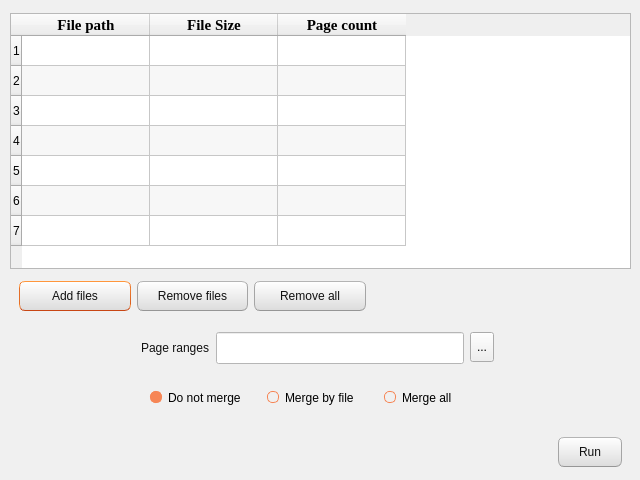
<?xml version="1.0" encoding="UTF-8"?>
<ui version="4.0">
 <class>extract</class>
 <widget class="QDialog" name="extract">
  <property name="geometry">
   <rect>
    <x>0</x>
    <y>0</y>
    <width>640</width>
    <height>480</height>
   </rect>
  </property>
  <property name="minimumSize">
   <size>
    <width>640</width>
    <height>480</height>
   </size>
  </property>
  <property name="maximumSize">
   <size>
    <width>640</width>
    <height>480</height>
   </size>
  </property>
  <property name="baseSize">
   <size>
    <width>640</width>
    <height>480</height>
   </size>
  </property>
  <property name="windowTitle">
   <string>Extract pages from one or more PDF files</string>
  </property>
  <property name="windowIcon">
   <iconset resource="media.qrc">
    <normaloff>:/media/extract.svg</normaloff>:/media/extract.svg</iconset>
  </property>
  <property name="styleSheet">
   <string notr="true">/*
Ubuntu Style Sheet for QT Applications
Author: Jaime A. Quiroga P.
Company: GTRONICK
Last updated: 01/10/2021 (dd/mm/yyyy), 15:18.
Available at: https://github.com/GTRONICK/QSS/blob/master/Ubuntu.qss
*/
QMainWindow {
	background-color:#f0f0f0;
}
QCheckBox {
	padding:2px;
}
QCheckBox:hover {
	border:1px solid rgb(255,150,60);
	border-radius:4px;
	padding: 1px;
	background-color:qlineargradient(spread:pad, x1:0.5, y1:1, x2:0.5, y2:0, stop:0 rgba(190, 90, 50, 50), stop:1 rgba(250, 130, 40, 50));
}
QCheckBox::indicator:checked {
	border:1px solid rgb(246, 134, 86);
	border-radius:4px;
  	background-color:rgb(246, 134, 86)
}
QCheckBox::indicator:unchecked {
	border-width:1px solid rgb(246, 134, 86);
	border-radius:4px;
  	background-color:rgb(255,255,255);
}
QColorDialog {
	background-color:#f0f0f0;
}
QComboBox {
	color:rgb(81,72,65);
	background: #ffffff;
}
QComboBox:editable {
	selection-color:rgb(81,72,65);
	selection-background-color: #ffffff;
}
QComboBox QAbstractItemView {
	selection-color: #ffffff;
	selection-background-color: rgb(246, 134, 86);
}
QComboBox:!editable:on, QComboBox::drop-down:editable:on {
	color:  #1e1d23;	
}
QDateTimeEdit, QDateEdit, QDoubleSpinBox, QFontComboBox {
	color:rgb(81,72,65);
	background-color: #ffffff;
}

QDialog {
	background-color:#f0f0f0;
}

QLabel,QLineEdit {
	color:rgb(17,17,17);
}
QLineEdit {
	background-color:rgb(255,255,255);
	selection-background-color:rgb(236,116,64);
}
QMenuBar {
	color:rgb(223,219,210);
	background-color:rgb(65,64,59);
}
QMenuBar::item {
	padding-top:4px;
	padding-left:4px;
	padding-right:4px;
	color:rgb(223,219,210);
	background-color:rgb(65,64,59);
}
QMenuBar::item:selected {
	color:rgb(255,255,255);
	padding-top:2px;
	padding-left:2px;
	padding-right:2px;
	border-top-width:2px;
	border-left-width:2px;
	border-right-width:2px;
	border-top-right-radius:4px;
	border-top-left-radius:4px;
	border-style:solid;
	background-color:rgb(65,64,59);
	border-top-color: rgb(47,47,44);
	border-right-color: qlineargradient(spread:pad, x1:0, y1:1, x2:1, y2:0, stop:0 rgba(90, 87, 78, 255), stop:1 rgba(47,47,44, 255));
	border-left-color:  qlineargradient(spread:pad, x1:1, y1:0, x2:0, y2:0, stop:0 rgba(90, 87, 78, 255), stop:1 rgba(47,47,44, 255));
}
QMenu {
	color:rgb(223,219,210);
	background-color:rgb(65,64,59);
}
QMenu::item {
	color:rgb(223,219,210);
	padding:4px 10px 4px 20px;
}
QMenu::item:selected {
	color:rgb(255,255,255);
	background-color: qlineargradient(spread:pad, x1:0.5, y1:1, x2:0.5, y2:0, stop:0 rgba(225, 108, 54, 255), stop:1 rgba(246, 134, 86, 255));
	border-style:solid;
	border-width:3px;
	padding:4px 7px 4px 17px;
	border-bottom-color:qlineargradient(spread:pad, x1:0.5, y1:1, x2:0.5, y2:0, stop:0 rgba(175,85,48,255), stop:1 rgba(236,114,67, 255));
	border-top-color:qlineargradient(spread:pad, x1:0.5, y1:1, x2:0.5, y2:0, stop:0 rgba(253,156,113,255), stop:1 rgba(205,90,46, 255));
	border-right-color:qlineargradient(spread:pad, x1:0, y1:0.5, x2:1, y2:0.5, stop:0 rgba(253,156,113,255), stop:1 rgba(205,90,46, 255));
	border-left-color:qlineargradient(spread:pad, x1:1, y1:0.5, x2:0, y2:0.5, stop:0 rgba(253,156,113,255), stop:1 rgba(205,90,46, 255));
}
QPlainTextEdit {
	border: 1px solid transparent;
	color:rgb(17,17,17);
	selection-background-color:rgb(236,116,64);
    background-color: #FFFFFF;
}
QProgressBar {
	text-align: center;
	color: rgb(0, 0, 0);
	border: 1px inset rgb(150,150,150); 
	border-radius: 10px;
	background-color:rgb(221,221,219);
}
QProgressBar::chunk:horizontal {
	background-color: qlineargradient(spread:pad, x1:0.5, y1:1, x2:0.5, y2:0, stop:0 rgba(225, 108, 54, 255), stop:1 rgba(246, 134, 86, 255));
	border:1px solid;
	border-radius:8px;
	border-bottom-color:qlineargradient(spread:pad, x1:0.5, y1:1, x2:0.5, y2:0, stop:0 rgba(175,85,48,255), stop:1 rgba(236,114,67, 255));
	border-top-color:qlineargradient(spread:pad, x1:0.5, y1:1, x2:0.5, y2:0, stop:0 rgba(253,156,113,255), stop:1 rgba(205,90,46, 255));
	border-right-color:qlineargradient(spread:pad, x1:0, y1:0.5, x2:1, y2:0.5, stop:0 rgba(253,156,113,255), stop:1 rgba(205,90,46, 255));
	border-left-color:qlineargradient(spread:pad, x1:1, y1:0.5, x2:0, y2:0.5, stop:0 rgba(253,156,113,255), stop:1 rgba(205,90,46, 255));
}
QPushButton{
	color:rgb(17,17,17);
	border-width: 1px;
	border-radius: 6px;
	border-bottom-color: rgb(150,150,150);
	border-right-color: rgb(165,165,165);
	border-left-color: rgb(165,165,165);
	border-top-color: rgb(180,180,180);
	border-style: solid;
	padding: 4px;
	background-color: qlineargradient(spread:pad, x1:0.5, y1:1, x2:0.5, y2:0, stop:0 rgba(220, 220, 220, 255), stop:1 rgba(255, 255, 255, 255));
}
QPushButton:hover{
	color:rgb(17,17,17);
	border-width: 1px;
	border-radius:6px;
	border-top-color: rgb(255,150,60);
	border-right-color: qlineargradient(spread:pad, x1:0, y1:1, x2:1, y2:0, stop:0 rgba(200, 70, 20, 255), stop:1 rgba(255,150,60, 255));
	border-left-color:  qlineargradient(spread:pad, x1:1, y1:0, x2:0, y2:0, stop:0 rgba(200, 70, 20, 255), stop:1 rgba(255,150,60, 255));
	border-bottom-color: rgb(200,70,20);
	border-style: solid;
	padding: 2px;
	background-color: qlineargradient(spread:pad, x1:0.5, y1:1, x2:0.5, y2:0, stop:0 rgba(220, 220, 220, 255), stop:1 rgba(255, 255, 255, 255));
}
QPushButton:default{
	color:rgb(17,17,17);
	border-width: 1px;
	border-radius:6px;
	border-top-color: rgb(255,150,60);
	border-right-color: qlineargradient(spread:pad, x1:0, y1:1, x2:1, y2:0, stop:0 rgba(200, 70, 20, 255), stop:1 rgba(255,150,60, 255));
	border-left-color:  qlineargradient(spread:pad, x1:1, y1:0, x2:0, y2:0, stop:0 rgba(200, 70, 20, 255), stop:1 rgba(255,150,60, 255));
	border-bottom-color: rgb(200,70,20);
	border-style: solid;
	padding: 2px;
	background-color: qlineargradient(spread:pad, x1:0.5, y1:1, x2:0.5, y2:0, stop:0 rgba(220, 220, 220, 255), stop:1 rgba(255, 255, 255, 255));
}
QPushButton:pressed{
	color:rgb(17,17,17);
	border-width: 1px;
	border-radius: 6px;
	border-width: 1px;
	border-top-color: rgba(255,150,60,200);
	border-right-color: qlineargradient(spread:pad, x1:0, y1:1, x2:1, y2:0, stop:0 rgba(200, 70, 20, 255), stop:1 rgba(255,150,60, 200));
	border-left-color:  qlineargradient(spread:pad, x1:1, y1:0, x2:0, y2:0, stop:0 rgba(200, 70, 20, 255), stop:1 rgba(255,150,60, 200));
	border-bottom-color: rgba(200,70,20,200);
	border-style: solid;
	padding: 2px;
	background-color: qlineargradient(spread:pad, x1:0.5, y1:0, x2:0.5, y2:1, stop:0 rgba(220, 220, 220, 255), stop:1 rgba(255, 255, 255, 255));
}
QPushButton:disabled{
	color:rgb(174,167,159);
	border-width: 1px;
	border-radius: 6px;
	background-color: qlineargradient(spread:pad, x1:0.5, y1:1, x2:0.5, y2:0, stop:0 rgba(200, 200, 200, 255), stop:1 rgba(230, 230, 230, 255));
}
QRadioButton {
	padding: 1px;
}
QRadioButton::indicator:checked {
	height: 10px;
	width: 10px;
	border-style:solid;
	border-radius:5px;
	border-width: 1px;
	border-color: rgba(246, 134, 86, 255);
	color: #a9b7c6;
	background-color:rgba(246, 134, 86, 255);
}
QRadioButton::indicator:!checked {
	height: 10px;
	width: 10px;
	border-style:solid;
	border-radius:5px;
	border-width: 1px;
	border-color: rgb(246, 134, 86);
	color: #a9b7c6;
	background-color: transparent;
}
QScrollArea {
	color: white;
	background-color:#f0f0f0;
}
QSlider::groove {
	border-style: solid;
	border-width: 1px;
	border-color: rgb(207,207,207);
}
QSlider::groove:horizontal {
	height: 5px;
	background: rgb(246, 134, 86);
}
QSlider::groove:vertical {
	width: 5px;
	background: rgb(246, 134, 86);
}
QSlider::handle:horizontal {
	background: rgb(253,253,253);
	border-style: solid;
	border-width: 1px;
	border-color: rgb(207,207,207);
	width: 12px;
	margin: -5px 0;
	border-radius: 7px;
}
QSlider::handle:vertical {
	background: rgb(253,253,253);
	border-style: solid;
	border-width: 1px;
	border-color: rgb(207,207,207);
	height: 12px;
	margin: 0 -5px;
	border-radius: 7px;
}
QSlider::add-page:horizontal, QSlider::add-page:vertical {
 	background: white;
}
QSlider::sub-page:horizontal, QSlider::sub-page:vertical {
	background: rgb(246, 134, 86);
}
QStatusBar, QSpinBox {
	color:rgb(81,72,65);
}
QSpinBox {
	background-color: #ffffff;
}
QScrollBar:horizontal {
	max-height: 20px;
	border: 1px transparent;
	margin: 0px 20px 0px 20px;
}
QScrollBar::handle:horizontal {
	background: rgb(253,253,253);
	border: 1px solid rgb(207,207,207);
	border-radius: 7px;
	min-width: 25px;
}
QScrollBar::handle:horizontal:hover {
	background: rgb(253,253,253);
	border: 1px solid rgb(255,150,60);
	border-radius: 7px;
	min-width: 25px;
}
QScrollBar::add-line:horizontal {
  	border: 1px solid rgb(207,207,207);
  	border-top-right-radius: 7px;
  	border-top-left-radius: 7px;
  	border-bottom-right-radius: 7px;
  	background: rgb(255, 255, 255);
  	width: 20px;
  	subcontrol-position: right;
  	subcontrol-origin: margin;
}
QScrollBar::add-line:horizontal:hover {
  	border: 1px solid rgb(255,150,60);
  	border-top-right-radius: 7px;
  	border-top-left-radius: 7px;
  	border-bottom-right-radius: 7px;
  	background: rgb(255, 255, 255);
  	width: 20px;
  	subcontrol-position: right;
  	subcontrol-origin: margin;
}
QScrollBar::add-line:horizontal:pressed {
  	border: 1px solid grey;
  	border-top-left-radius: 7px;
  	border-top-right-radius: 7px;
  	border-bottom-right-radius: 7px;
  	background: rgb(231,231,231);
  	width: 20px;
  	subcontrol-position: right;
  	subcontrol-origin: margin;
}
QScrollBar::sub-line:horizontal {
  	border: 1px solid rgb(207,207,207);
  	border-top-right-radius: 7px;
  	border-top-left-radius: 7px;
  	border-bottom-left-radius: 7px;
  	background: rgb(255, 255, 255);
  	width: 20px;
  	subcontrol-position: left;
  	subcontrol-origin: margin;
}
QScrollBar::sub-line:horizontal:hover {
  	border: 1px solid rgb(255,150,60);
  	border-top-right-radius: 7px;
  	border-top-left-radius: 7px;
  	border-bottom-left-radius: 7px;
  	background: rgb(255, 255, 255);
  	width: 20px;
  	subcontrol-position: left;
  	subcontrol-origin: margin;
}
QScrollBar::sub-line:horizontal:pressed {
  	border: 1px solid grey;
  	border-top-right-radius: 7px;
  	border-top-left-radius: 7px;
  	border-bottom-left-radius: 7px;
  	background: rgb(231,231,231);
  	width: 20px;
  	subcontrol-position: left;
  	subcontrol-origin: margin;
}
QScrollBar::left-arrow:horizontal {
  	border: 1px transparent grey;
  	border-top-left-radius: 3px;
  	border-bottom-left-radius: 3px;
  	width: 6px;
  	height: 6px;
  	background: rgb(230,230,230);
}
QScrollBar::right-arrow:horizontal {
	border: 1px transparent grey;
	border-top-right-radius: 3px;
	border-bottom-right-radius: 3px;
  	width: 6px;
  	height: 6px;
 	background: rgb(230,230,230);
}
QScrollBar::add-page:horizontal, QScrollBar::sub-page:horizontal {
 	background: none;
} 
QScrollBar:vertical {
	max-width: 20px;
	border: 1px transparent grey;
	margin: 20px 0px 20px 0px;
}
QScrollBar::add-line:vertical {
	border: 1px solid;
	border-color: rgb(207,207,207);
	border-bottom-right-radius: 7px;
	border-bottom-left-radius: 7px;
	border-top-left-radius: 7px;
	background: rgb(255, 255, 255);
  	height: 20px;
  	subcontrol-position: bottom;
  	subcontrol-origin: margin;
}
QScrollBar::add-line:vertical:hover {
  	border: 1px solid;
  	border-color: rgb(255,150,60);
  	border-bottom-right-radius: 7px;
  	border-bottom-left-radius: 7px;
  	border-top-left-radius: 7px;
  	background: rgb(255, 255, 255);
  	height: 20px;
  	subcontrol-position: bottom;
  	subcontrol-origin: margin;
}
QScrollBar::add-line:vertical:pressed {
  	border: 1px solid grey;
  	border-bottom-left-radius: 7px;
  	border-bottom-right-radius: 7px;
  	border-top-left-radius: 7px;
  	background: rgb(231,231,231);
  	height: 20px;
  	subcontrol-position: bottom;
  	subcontrol-origin: margin;
}
QScrollBar::sub-line:vertical {
  	border: 1px solid rgb(207,207,207);
  	border-top-right-radius: 7px;
  	border-top-left-radius: 7px;
  	border-bottom-left-radius: 7px;
  	background: rgb(255, 255, 255);
  	height: 20px;
  	subcontrol-position: top;
  	subcontrol-origin: margin;
}
QScrollBar::sub-line:vertical:hover {
  	border: 1px solid rgb(255,150,60);
  	border-top-right-radius: 7px;
  	border-top-left-radius: 7px;
  	border-bottom-left-radius: 7px;
	background: rgb(255, 255, 255);
  	height: 20px;
  	subcontrol-position: top;
  	subcontrol-origin: margin;
}
QScrollBar::sub-line:vertical:pressed {
  	border: 1px solid grey;
  	border-top-left-radius: 7px;
  	border-top-right-radius: 7px;
  	background: rgb(231,231,231);
 	height: 20px;
  	subcontrol-position: top;
  	subcontrol-origin: margin;
}
QScrollBar::handle:vertical {
	background: rgb(253,253,253);
	border: 1px solid rgb(207,207,207);
	border-radius: 7px;
	min-height: 25px;
}
QScrollBar::handle:vertical:hover {
	background: rgb(253,253,253);
	border: 1px solid rgb(255,150,60);
	border-radius: 7px;
	min-height: 25px;
}
QScrollBar::up-arrow:vertical {
	border: 1px transparent grey;
  	border-top-left-radius: 3px;
	border-top-right-radius: 3px;
  	width: 6px;
  	height: 6px;
  	background: rgb(230,230,230);
}
QScrollBar::down-arrow:vertical {
  	border: 1px transparent grey;
  	border-bottom-left-radius: 3px;
  	border-bottom-right-radius: 3px;
  	width: 6px;
  	height: 6px;
  	background: rgb(230,230,230);
}
QScrollBar::add-page:vertical, QScrollBar::sub-page:vertical {
  	background: none;
}
QTabWidget {
	color:rgb(0,0,0);
	background-color:rgb(247,246,246);
}
QTabWidget::pane {
	border-color: rgb(180,180,180);
	background-color:rgb(247,246,246);
	border-style: solid;
	border-width: 1px;
  	border-radius: 6px;
}
QTabBar::tab {
	padding-left:4px;
	padding-right:4px;
	padding-bottom:2px;
	padding-top:2px;
	color:rgb(81,72,65);
  	background-color: qlineargradient(spread:pad, x1:0.5, y1:1, x2:0.5, y2:0, stop:0 rgba(221,218,217,255), stop:1 rgba(240,239,238,255));
	border-style: solid;
	border-width: 1px;
  	border-top-right-radius:4px;
	border-top-left-radius:4px;
	border-top-color: rgb(180,180,180);
	border-left-color: rgb(180,180,180);
	border-right-color: rgb(180,180,180);
	border-bottom-color: transparent;
}
QTabBar::tab:selected, QTabBar::tab:last:selected, QTabBar::tab:hover {
  	background-color:rgb(247,246,246);
  	margin-left: 0px;
  	margin-right: 1px;
}
QTabBar::tab:!selected {
	margin-top: 1px;
	margin-right: 1px;
}
QTextEdit {
	border-width: 1px;
	border-style: solid;
	border-color:transparent;
	color:rgb(17,17,17);
	selection-background-color:rgb(236,116,64);
}
QTimeEdit, QToolBox, QToolBox::tab, QToolBox::tab:selected {
	color:rgb(81,72,65);
	background-color: #ffffff;
}</string>
  </property>
  <widget class="QWidget" name="layoutWidget">
   <property name="geometry">
    <rect>
     <x>0</x>
     <y>-10</y>
     <width>641</width>
     <height>491</height>
    </rect>
   </property>
   <layout class="QVBoxLayout" name="vbox24">
    <property name="spacing">
     <number>0</number>
    </property>
    <property name="leftMargin">
     <number>10</number>
    </property>
    <property name="topMargin">
     <number>20</number>
    </property>
    <property name="rightMargin">
     <number>10</number>
    </property>
    <property name="bottomMargin">
     <number>2</number>
    </property>
    <item>
     <widget class="QTableWidget" name="tbl24">
      <property name="minimumSize">
       <size>
        <width>360</width>
        <height>128</height>
       </size>
      </property>
      <property name="maximumSize">
       <size>
        <width>720</width>
        <height>256</height>
       </size>
      </property>
      <property name="showDropIndicator" stdset="0">
       <bool>false</bool>
      </property>
      <property name="dragEnabled">
       <bool>true</bool>
      </property>
      <property name="dragDropOverwriteMode">
       <bool>false</bool>
      </property>
      <property name="dragDropMode">
       <enum>QAbstractItemView::InternalMove</enum>
      </property>
      <property name="alternatingRowColors">
       <bool>true</bool>
      </property>
      <property name="rowCount">
       <number>7</number>
      </property>
      <property name="columnCount">
       <number>3</number>
      </property>
      <attribute name="horizontalHeaderVisible">
       <bool>true</bool>
      </attribute>
      <attribute name="horizontalHeaderCascadingSectionResizes">
       <bool>false</bool>
      </attribute>
      <attribute name="horizontalHeaderMinimumSectionSize">
       <number>64</number>
      </attribute>
      <attribute name="horizontalHeaderDefaultSectionSize">
       <number>128</number>
      </attribute>
      <row/>
      <row/>
      <row/>
      <row/>
      <row/>
      <row/>
      <row/>
      <column>
       <property name="text">
        <string>File path</string>
       </property>
       <property name="font">
        <font>
         <family>Liberation Serif</family>
         <pointsize>11</pointsize>
         <italic>false</italic>
         <bold>true</bold>
        </font>
       </property>
      </column>
      <column>
       <property name="text">
        <string>File Size</string>
       </property>
       <property name="font">
        <font>
         <family>Liberation Serif</family>
         <pointsize>11</pointsize>
         <italic>false</italic>
         <bold>true</bold>
        </font>
       </property>
      </column>
      <column>
       <property name="text">
        <string>Page count</string>
       </property>
       <property name="font">
        <font>
         <family>Liberation Serif</family>
         <pointsize>11</pointsize>
         <italic>false</italic>
         <bold>true</bold>
        </font>
       </property>
      </column>
     </widget>
    </item>
    <item>
     <widget class="QFrame" name="hbox25">
      <property name="minimumSize">
       <size>
        <width>0</width>
        <height>24</height>
       </size>
      </property>
      <property name="maximumSize">
       <size>
        <width>16777215</width>
        <height>48</height>
       </size>
      </property>
      <layout class="QHBoxLayout" name="horizontalLayout_6">
       <item>
        <widget class="QPushButton" name="btn25a">
         <property name="minimumSize">
          <size>
           <width>96</width>
           <height>24</height>
          </size>
         </property>
         <property name="maximumSize">
          <size>
           <width>128</width>
           <height>32</height>
          </size>
         </property>
         <property name="layoutDirection">
          <enum>Qt::LeftToRight</enum>
         </property>
         <property name="text">
          <string>Add files</string>
         </property>
         <property name="icon">
          <iconset resource="media.qrc">
           <normaloff>:/media/add-document.svg</normaloff>:/media/add-document.svg</iconset>
         </property>
        </widget>
       </item>
       <item>
        <widget class="QPushButton" name="btn25b">
         <property name="minimumSize">
          <size>
           <width>96</width>
           <height>24</height>
          </size>
         </property>
         <property name="maximumSize">
          <size>
           <width>128</width>
           <height>32</height>
          </size>
         </property>
         <property name="text">
          <string>Remove files</string>
         </property>
         <property name="icon">
          <iconset resource="media.qrc">
           <normaloff>:/media/document-subtract.svg</normaloff>:/media/document-subtract.svg</iconset>
         </property>
        </widget>
       </item>
       <item>
        <widget class="QPushButton" name="btn25c">
         <property name="minimumSize">
          <size>
           <width>96</width>
           <height>24</height>
          </size>
         </property>
         <property name="maximumSize">
          <size>
           <width>128</width>
           <height>32</height>
          </size>
         </property>
         <property name="text">
          <string>Remove all</string>
         </property>
         <property name="icon">
          <iconset resource="media.qrc">
           <normaloff>:/media/clean.svg</normaloff>:/media/clean.svg</iconset>
         </property>
        </widget>
       </item>
       <item>
        <spacer name="hspc25">
         <property name="orientation">
          <enum>Qt::Horizontal</enum>
         </property>
         <property name="sizeType">
          <enum>QSizePolicy::Maximum</enum>
         </property>
         <property name="sizeHint" stdset="0">
          <size>
           <width>256</width>
           <height>20</height>
          </size>
         </property>
        </spacer>
       </item>
      </layout>
     </widget>
    </item>
    <item>
     <widget class="QFrame" name="qfrm26">
      <property name="minimumSize">
       <size>
        <width>0</width>
        <height>32</height>
       </size>
      </property>
      <property name="maximumSize">
       <size>
        <width>16777215</width>
        <height>48</height>
       </size>
      </property>
      <layout class="QHBoxLayout" name="horizontalLayout_2">
       <item>
        <spacer name="hspc26a">
         <property name="orientation">
          <enum>Qt::Horizontal</enum>
         </property>
         <property name="sizeType">
          <enum>QSizePolicy::Maximum</enum>
         </property>
         <property name="sizeHint" stdset="0">
          <size>
           <width>100</width>
           <height>20</height>
          </size>
         </property>
        </spacer>
       </item>
       <item>
        <widget class="QLabel" name="icon26">
         <property name="minimumSize">
          <size>
           <width>16</width>
           <height>16</height>
          </size>
         </property>
         <property name="maximumSize">
          <size>
           <width>24</width>
           <height>24</height>
          </size>
         </property>
         <property name="text">
          <string/>
         </property>
         <property name="pixmap">
          <pixmap resource="media.qrc">:/media/page-scroll.svg</pixmap>
         </property>
         <property name="scaledContents">
          <bool>true</bool>
         </property>
        </widget>
       </item>
       <item>
        <widget class="QLabel" name="label26">
         <property name="minimumSize">
          <size>
           <width>64</width>
           <height>32</height>
          </size>
         </property>
         <property name="maximumSize">
          <size>
           <width>96</width>
           <height>48</height>
          </size>
         </property>
         <property name="text">
          <string>Page ranges</string>
         </property>
        </widget>
       </item>
       <item>
        <widget class="QLineEdit" name="lineEdit26">
         <property name="minimumSize">
          <size>
           <width>128</width>
           <height>32</height>
          </size>
         </property>
         <property name="maximumSize">
          <size>
           <width>320</width>
           <height>48</height>
          </size>
         </property>
        </widget>
       </item>
       <item>
        <widget class="QToolButton" name="tool26">
         <property name="minimumSize">
          <size>
           <width>16</width>
           <height>16</height>
          </size>
         </property>
         <property name="maximumSize">
          <size>
           <width>32</width>
           <height>32</height>
          </size>
         </property>
         <property name="baseSize">
          <size>
           <width>24</width>
           <height>24</height>
          </size>
         </property>
         <property name="text">
          <string>...</string>
         </property>
         <property name="icon">
          <iconset resource="media.qrc">
           <normaloff>:/media/help.svg</normaloff>:/media/help.svg</iconset>
         </property>
         <property name="toolButtonStyle">
          <enum>Qt::ToolButtonIconOnly</enum>
         </property>
         <property name="autoRaise">
          <bool>false</bool>
         </property>
        </widget>
       </item>
       <item>
        <spacer name="hspc26b">
         <property name="orientation">
          <enum>Qt::Horizontal</enum>
         </property>
         <property name="sizeType">
          <enum>QSizePolicy::Minimum</enum>
         </property>
         <property name="sizeHint" stdset="0">
          <size>
           <width>128</width>
           <height>20</height>
          </size>
         </property>
        </spacer>
       </item>
      </layout>
     </widget>
    </item>
    <item>
     <widget class="QFrame" name="qfrm27">
      <property name="minimumSize">
       <size>
        <width>0</width>
        <height>32</height>
       </size>
      </property>
      <property name="maximumSize">
       <size>
        <width>16777215</width>
        <height>48</height>
       </size>
      </property>
      <layout class="QHBoxLayout" name="horizontalLayout_4">
       <item>
        <spacer name="hspc27a">
         <property name="orientation">
          <enum>Qt::Horizontal</enum>
         </property>
         <property name="sizeType">
          <enum>QSizePolicy::Maximum</enum>
         </property>
         <property name="sizeHint" stdset="0">
          <size>
           <width>100</width>
           <height>20</height>
          </size>
         </property>
        </spacer>
       </item>
       <item>
        <widget class="QLabel" name="icon27">
         <property name="minimumSize">
          <size>
           <width>16</width>
           <height>16</height>
          </size>
         </property>
         <property name="maximumSize">
          <size>
           <width>24</width>
           <height>24</height>
          </size>
         </property>
         <property name="text">
          <string/>
         </property>
         <property name="pixmap">
          <pixmap resource="media.qrc">:/media/merge.svg</pixmap>
         </property>
         <property name="scaledContents">
          <bool>true</bool>
         </property>
        </widget>
       </item>
       <item>
        <widget class="QRadioButton" name="radio27a">
         <property name="text">
          <string>Do not merge</string>
         </property>
         <property name="checked">
          <bool>true</bool>
         </property>
        </widget>
       </item>
       <item>
        <widget class="QRadioButton" name="radio27b">
         <property name="text">
          <string>Merge by file</string>
         </property>
        </widget>
       </item>
       <item>
        <widget class="QRadioButton" name="radio27c">
         <property name="text">
          <string>Merge all</string>
         </property>
        </widget>
       </item>
       <item>
        <spacer name="hspc27b">
         <property name="orientation">
          <enum>Qt::Horizontal</enum>
         </property>
         <property name="sizeType">
          <enum>QSizePolicy::Minimum</enum>
         </property>
         <property name="sizeHint" stdset="0">
          <size>
           <width>128</width>
           <height>20</height>
          </size>
         </property>
        </spacer>
       </item>
      </layout>
     </widget>
    </item>
    <item>
     <widget class="QFrame" name="qfrm28">
      <property name="minimumSize">
       <size>
        <width>0</width>
        <height>24</height>
       </size>
      </property>
      <property name="maximumSize">
       <size>
        <width>16777215</width>
        <height>48</height>
       </size>
      </property>
      <property name="layoutDirection">
       <enum>Qt::LeftToRight</enum>
      </property>
      <layout class="QHBoxLayout" name="horizontalLayout">
       <property name="spacing">
        <number>6</number>
       </property>
       <property name="topMargin">
        <number>12</number>
       </property>
       <property name="bottomMargin">
        <number>6</number>
       </property>
       <item>
        <spacer name="hspc28">
         <property name="orientation">
          <enum>Qt::Horizontal</enum>
         </property>
         <property name="sizeHint" stdset="0">
          <size>
           <width>40</width>
           <height>20</height>
          </size>
         </property>
        </spacer>
       </item>
       <item>
        <widget class="QPushButton" name="btn28">
         <property name="minimumSize">
          <size>
           <width>64</width>
           <height>24</height>
          </size>
         </property>
         <property name="maximumSize">
          <size>
           <width>64</width>
           <height>32</height>
          </size>
         </property>
         <property name="text">
          <string>Run</string>
         </property>
         <property name="icon">
          <iconset resource="media.qrc">
           <normaloff>:/media/extract.svg</normaloff>:/media/extract.svg</iconset>
         </property>
        </widget>
       </item>
      </layout>
     </widget>
    </item>
   </layout>
  </widget>
 </widget>
 <resources>
  <include location="media.qrc"/>
 </resources>
 <connections/>
</ui>
